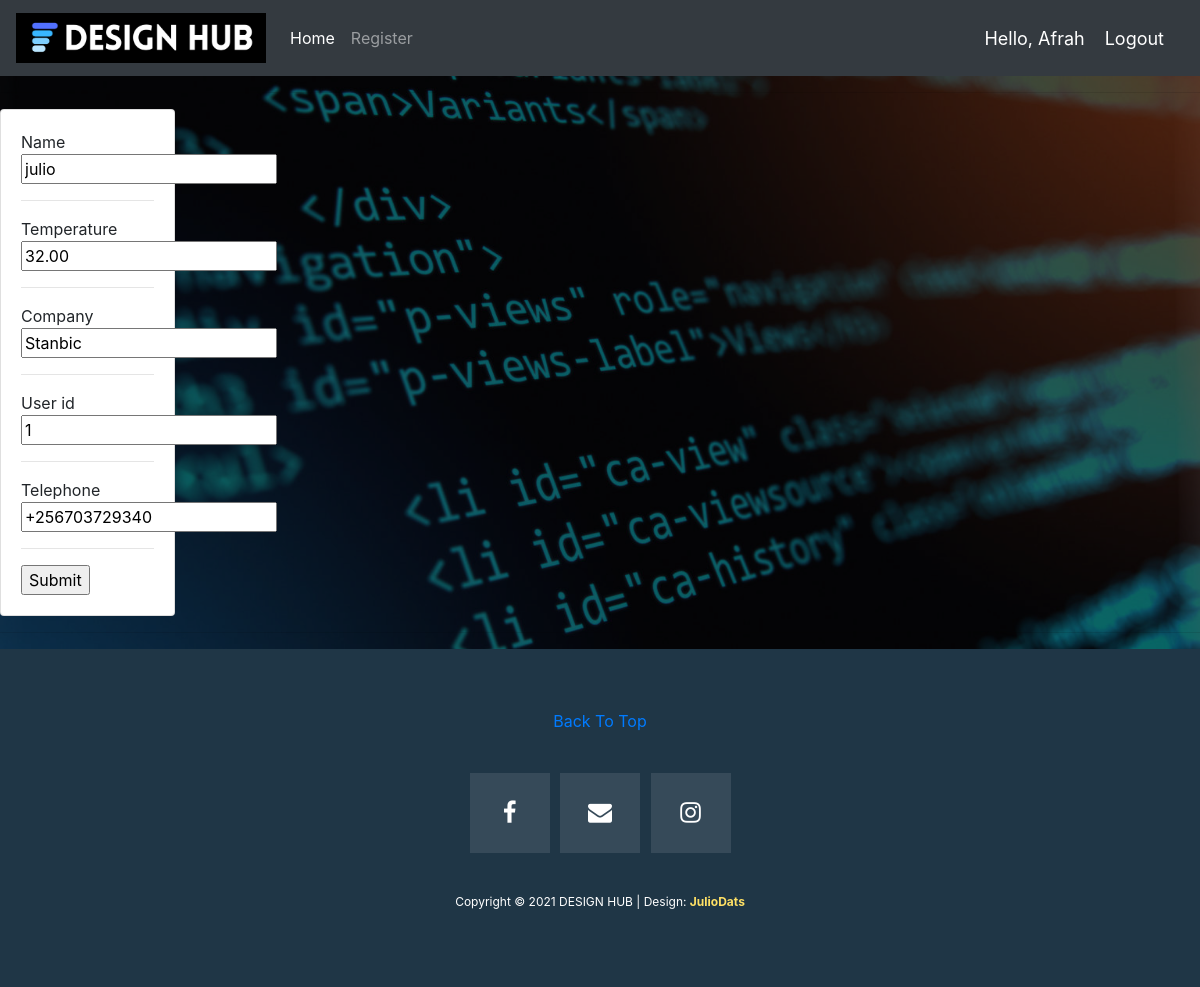
The page /update/1/ (signed in) on the database its author committed.
### checkin/models.py (models this page shows, shortened)
class visitor(models.Model):
    Name=models.CharField(max_length=40)
    Temperature=models.DecimalField(max_digits=10,decimal_places=2)
    Company=models.CharField(max_length=40)
    user_id=models.IntegerField(null=True, blank=True)
    Telephone=models.CharField(max_length=13)
    Date_created=models.DateTimeField(auto_now_add=True)

### checkin/views.py (the view)
# urls.py: path('update/<str:pk>/',views.update_user, name="update" ),
@login_required(login_url='login')
def update_user(request, pk):
    user=visitor.objects.get(id=pk)
    form=VisitorForm(instance=user)
    if request.method == 'POST':
        form =VisitorForm(request.POST, instance=user)
        if form.is_valid():
            form.save()
            return redirect('users')
    context={'form':form}
    return render(request, 'checkin/register.html',context)

### checkin/form.py
class VisitorForm(ModelForm):
    class Meta:
        model = visitor
        fields ="__all__"

### checkin/templates/checkin/register.html (shortened to what this page needs)
{% extends 'checkin/main.html' %}
{% load static %}
{% block content %}
<div class="row">
    <div class="col-md-2" >
        <div class="card card-body">
        <form action="" method="POST" >
            {% for form in form %}
            {{form.label}}
            {{form}}
            <hr>
            {% endfor %}
            <input type="submit" name="submit">
        </form>
        </div>
    </div>
</div>
{% endblock %}

### checkin/templates/checkin/navbar.html (shortened to what this page needs)
{% load static %}
<nav class="navbar navbar-expand-lg navbar-dark bg-dark">
    <a class="navbar-brand" href="{% url 'home' %}">
      <img src="{% static 'images/6.png' %}" class="img-responsive" alt="">
    </a>
    <div class="collapse navbar-collapse" id="navbarNav">
      <ul class="navbar-nav">
        <li class="nav-item active">
          <a class="nav-link" href="{% url 'users' %}">Home</a>
        </li>
        <li class="nav-item">
          <a class="nav-link" href="{% url 'register' %}">Register</a>
        </li>
      </ul>
    </div>
    <span class="hello-msg">Hello, {{request.user}}</span>
    <span ><a  class="hello-msg" href="{% url 'logout' %}">Logout</a></span>
</nav>

### checkin/templates/checkin/navbar.html (style rules this page uses)
.hello-msg { font-size: 18px; color: #fff; margin-right: 20px; }
.img-responsive { height: auto; width: auto; max-width: 250px; max-height: 72px; }

### rows shown on the page
visitor: form "julio" "32.00" "Stanbic" "1" "+256703729340"

### other values the page prints
{{ request.user }} "Afrah"
